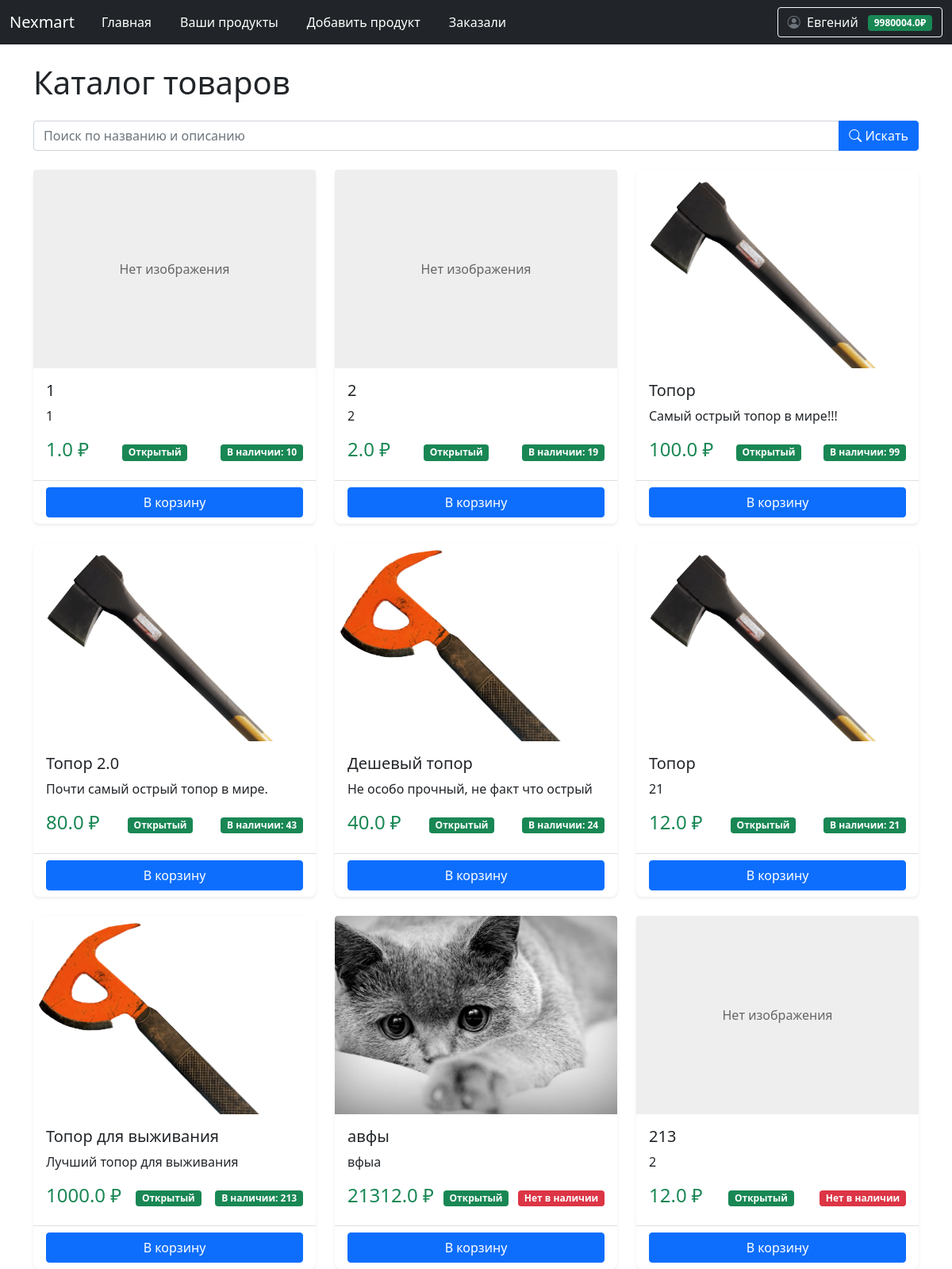
/ (signed in), run on the app's committed database.
### data/user.py (models this page shows, shortened)
class User(SqlAlchemyBase, UserMixin):
    __tablename__ = 'users'
    id = Column(Integer, primary_key=True, autoincrement=True)
    email = Column(String, unique=True, nullable=False)
    hashed_password = Column(String, nullable=False)
    surname = Column(String, nullable=False)
    name = Column(String, nullable=False)
    modified_date = Column(DateTime)
    balance = Column(Float, default=0.0, nullable=False)
    products = relationship("Product", back_populates="user")

### data/product.py (models this page shows, shortened)
class Product(SqlAlchemyBase):
    __tablename__ = 'products'
    id = sqlalchemy.Column(sqlalchemy.Integer, primary_key=True, autoincrement=True)
    name = sqlalchemy.Column(sqlalchemy.String, nullable=False)
    price = sqlalchemy.Column(sqlalchemy.Float, nullable=False)
    description = sqlalchemy.Column(sqlalchemy.Text)
    created_date = sqlalchemy.Column(sqlalchemy.DateTime, default=datetime.datetime.now)
    open = sqlalchemy.Column(sqlalchemy.Boolean)  # открыт ли продукт для общего доступа
    amount_available = sqlalchemy.Column(sqlalchemy.Integer)  # сколько есть продукта для продажи
    amount_sell = sqlalchemy.Column(sqlalchemy.Integer)  # сколько продано для статистики
    image = sqlalchemy.Column(sqlalchemy.String)
    user_id = sqlalchemy.Column(sqlalchemy.Integer, sqlalchemy.ForeignKey('users.id'))
    user = sqlalchemy.orm.relationship('User', back_populates='products')

### main.py (the view)
@app.route('/')
def home():
    db_sess = db_session.create_session()
    search = request.args.get('search', '')
    query = db_sess.query(Product).filter(Product.open == True)
    if search:
        products = query.filter(Product.name.ilike(f'%{search}%')).all()
    else:
        products = query.all()
    return render_template('show_products.html', products=products, button_name='В корзину', link_button='add_cart')

### data/db_session.py (called while the page is built)
def create_session() -> Session:
    global __factory
    return __factory()

### main.py (called while the page is built)
@login_manager.user_loader
def load_user(user_id):
    db_sess = db_session.create_session()
    return db_sess.query(User).get(user_id)

### templates/show_products.html (shortened to what this page needs)
{% extends "base.html" %}
{% block content %}
<h1 class="mb-4">Каталог товаров</h1>
<form method="GET" action="" class="mb-4">
    <div class="input-group">
        <input type="text" class="form-control"
               name="search"
               placeholder="Поиск по названию и описанию"
               value="{{ request.args.get('search', '') }}">
        <button type="submit" class="btn btn-primary">
            <i class="bi bi-search"></i> Искать
        </button>
    </div>
</form>
<div class="row row-cols-1 row-cols-md-3 g-4">
    {% for product in products %}
    <div class="col">
        <div class="card h-100">
            <a href="/products/{{ product.id }}" class="text-decoration-none text-dark ">
                {% if product.image %}
                <img src="{{ url_for('static', filename='upload/' + product.image) }}"
                     class="card-img-top product-image"
                     alt="{{ product.name }}">
                {% else %}
                <div class="card-img-top no-image">Нет изображения</div>
                {% endif %}
                <div class="card-body">
                    <h5 class="card-title">{{ product.name }}</h5>
                    <p class="card-text">{{ product.description }}</p>
                    <div class="d-flex justify-content-between align-items-center">
                        <span class="h4 text-success">{{ product.price }} ₽</span>
                        {% if product.open %}
                        <span class="badge bg-success">Открытый</span>
                        {% else %}
                        <span class="badge bg-danger">Закрытый</span>
                        {% endif %}
                        {% if product.amount_available and product.amount_available > 0 %}
                        <span class="badge bg-success">В наличии: {{ product.amount_available }}</span>
                        {% else %}
                        <span class="badge bg-danger">Нет в наличии</span>
                        {% endif %}
                    </div>
                </div>
            </a>
            <div class="card-footer bg-transparent">
                <a href="{{ url_for(link_button, product_id=product.id) }}" class="btn btn-primary w-100">{{button_name}}</a>
            </div>
        </div>
    </div>
    {% else %}
    <div class="col-12">
        <div class="alert alert-warning">
            Товары не найдены. Добавьте новые.
        </div>
    </div>
    {% endfor %}
</div>
{% endblock %}

### templates/base.html (shortened to what this page needs)
<!doctype html>
<html lang="ru">
<head>
                    <link href="https://cdn.jsdelivr.net/npm/bootstrap@5.0.2/dist/css/bootstrap.min.css" rel="stylesheet">
                    <link rel="stylesheet" href="https://cdn.jsdelivr.net/npm/bootstrap-icons@1.8.1/font/bootstrap-icons.css">
    <link rel="stylesheet" href="{{ url_for('static', filename='css/style.css') }}">
    <link rel="stylesheet" href="https://cdnjs.cloudflare.com/ajax/libs/font-awesome/6.5.1/css/all.min.css">
    <link rel="stylesheet" href="{{ url_for('static', filename='css/auth_styles.css') }}">
</head>
<body>
<header>
    <nav class="navbar navbar-expand-md navbar-dark bg-dark" aria-label="Fourth navbar example">
        <div class="container-fluid">
          <a class="navbar-brand" href="#">Nexmart</a>
          <div class="collapse navbar-collapse" id="navbarsExample04">
            <ul class="navbar-nav me-auto mb-2 mb-md-0">
              <li class="nav-item">
                <a class="nav-link active" aria-current="page" href="/">Главная</a>
              </li>
                {% if not current_user.is_authenticated %}
                <li class="nav-item">
                <a class="nav-link active" aria-current="page" href="/register"></a>
              </li>
                <li class="nav-item">
                <a class="nav-link active" aria-current="page" href="/login"></a>
              </li>
                {% else %}
                <li class="nav-item">
                <a class="nav-link active" href="/user/products">Ваши продукты</a>
              </li>
                <li class="nav-item">
                <a class="nav-link active" href="/user/products/add">Добавить продукт</a>
              </li>
                <li class="nav-item">
                <a class="nav-link active" href="/user/products/orders">Заказали</a>
              </li>
                {% endif %}
            </ul>
            {% if current_user.is_authenticated %}
            <div class="d-flex align-items-center">
              <div class="dropdown">
                <button class="btn btn-outline-light dropdown-toggle" type="button" id="profileDropdown" data-bs-toggle="dropdown" aria-expanded="false">
                  <i class="bi bi-person-circle me-1"></i>
                  {{ current_user.name }}
                  <span class="badge bg-success ms-2">{{ current_user.balance }}₽</span>
                </button>
              </div>
            </div>
            {% else %}
            <div class="d-flex">
              <a href="/login" class="btn btn-outline-light me-2">Войти</a>
              <a href="/register" class="btn btn-success">Регистрация</a>
            </div>
            {% endif %}
          </div>
        </div>
      </nav>
</header>
<div class="container mt-4">
    {% block content %}{% endblock %}
</div>
</body>
</html>

### static/css/style.css (style rules this page uses)
.product-image { width: 100%; height: 250px; object-fit: cover; object-position: top; border-radius: 0.25rem 0.25rem 0 0; }
.no-image { height: 250px; background: #eee; display: flex; align-items: center; justify-content: center; color: #666; }
.navbar-nav .nav-link { position: relative; transition: all 0.5s ease; margin: 0 10px; }
.navbar-nav .nav-link::after { content: ''; position: absolute; width: 0; height: 2px; bottom: 0; left: 50%; background-color: #90caf9; transition: all 0.3s ease; }
.dropdown-toggle { position: relative; transition: all 0.3s ease; }
.badge.bg-success { transition: all 0.3s ease; }
.card { border: none; border-radius: 0.5rem; box-shadow: 0 0.125rem 0.25rem rgba(0, 0, 0, 0.075); transition: all 0.3s ease; }
.bi-person-circle { color: #6c757d; transition: all 0.3s ease; }
.form-control { border-radius: 0.25rem; border: 1px solid #ced4da; transition: all 0.3s ease; }
.btn { position: relative; overflow: hidden; }
.btn::after { content: ''; position: absolute; top: 50%; left: 50%; width: 5px; height: 5px; background: rgba(255, 255, 255, 0.3); opacity: 0; border-radius: 50%; transform: scale(1, 1) translate(-50%, -50%); transform-origin: 50% 50%; }

### data on the page
User: name "Евгений", balance "9980004.0"
Product: shows "Нет изображения", name "1", description "1", price "1.0", open "Открытый", amount_available "10", button_name "В корзину"
Product: shows "Нет изображения", name "2", description "2", price "2.0", open "Открытый", amount_available "19", button_name "В корзину"
Product: image (picture), name "Топор", description "Самый острый топор в мире!!!", price "100.0", open "Открытый", amount_available "99", button_name "В корзину"
Product: image (picture), name "Топор 2.0", description "Почти самый острый топор в мире.", price "80.0", open "Открытый", amount_available "43", button_name "В корзину"
Product: image (picture), name "Дешевый топор", description "Не особо прочный, не факт что острый", price "40.0", open "Открытый", amount_available "24", button_name "В корзину"
Product: image (picture), name "Топор", description "21", price "12.0", open "Открытый", amount_available "21", button_name "В корзину"
Product: image (picture), name "Топор для выживания", description "Лучший топор для выживания", price "1000.0", open "Открытый", amount_available "213", button_name "В корзину"
Product: image (picture), name "авфы", description "вфыа", price "21312.0", open "Открытый", amount_available "Нет в наличии", button_name "В корзину"
Product: shows "Нет изображения", name "213", description "2", price "12.0", open "Открытый", amount_available "Нет в наличии", button_name "В корзину"
